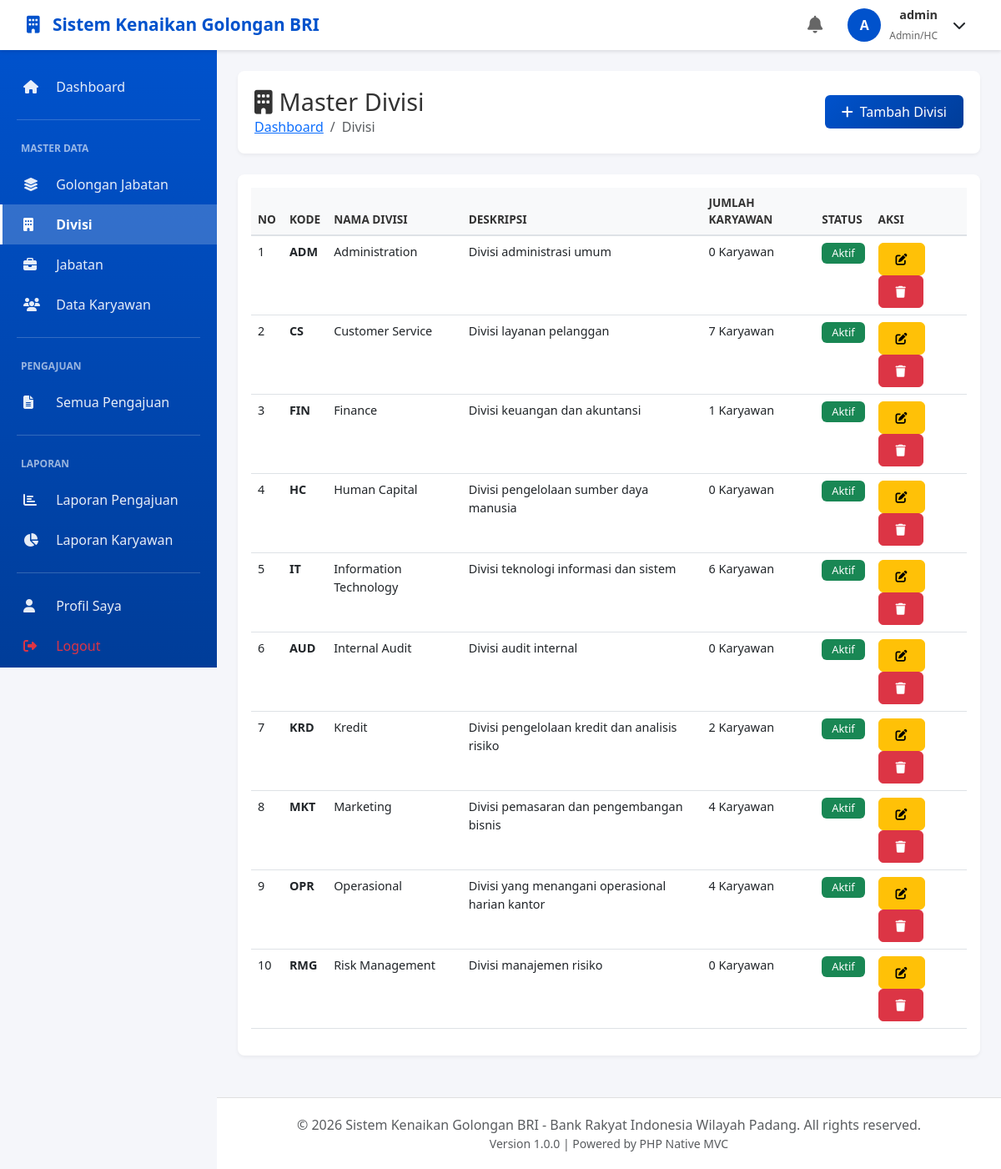
The page /divisi (signed in) on the database its author committed.
### tables this page shows
CREATE TABLE IF NOT EXISTS `divisi` (
  `id_divisi` int NOT NULL AUTO_INCREMENT,
  `kode_divisi` varchar(20) NOT NULL,
  `nama_divisi` varchar(100) NOT NULL,
  `deskripsi` text,
  `is_active` tinyint(1) DEFAULT '1',
  `created_at` timestamp NULL DEFAULT CURRENT_TIMESTAMP,
  `updated_at` timestamp NULL DEFAULT CURRENT_TIMESTAMP ON UPDATE CURRENT_TIMESTAMP,
  PRIMARY KEY (`id_divisi`),
  UNIQUE KEY `kode_divisi` (`kode_divisi`)
);

### app/controllers/DivisiController.php (called while the page is built, shortened)
<?php
class DivisiController extends Controller
{
    private $divisiModel;
    public function __construct()
    {
        $this->divisiModel = $this->model('Divisi');
    }
    public function index()
    {
        $divisi = $this->divisiModel->getWithStats();
        $data = [
            'pageTitle' => 'Master Divisi',
            'currentPage' => 'divisi',
            'divisi' => $divisi
        ];
        $this->view('divisi/index', $data);
    }
}

### core/App.php (called while the page is built, shortened)
<?php
class App
{
    protected $method = 'index';
    public function __construct()
    {
        $url = $this->parseURL();
        if (isset($url[0]) && file_exists('../app/controllers/' . ucfirst($url[0]) . 'Controller.php')) {
            unset($url[0]);
        }
        $this->controller = new $this->controller;
        if (isset($url[1])) {
            if (method_exists($this->controller, $url[1])) {
                $this->method = $url[1];
                unset($url[1]);
            }
        } else {
            if (method_exists($this->controller, 'index')) {
                $this->method = 'index';
            }
        }
        $this->params = $url ? array_values($url) : [];
        call_user_func_array([$this->controller, $this->method], $this->params);
    }
    private function parseURL()
    {
        if (isset($_SERVER['REQUEST_URI'])) {
            $uri = strtok($_SERVER['REQUEST_URI'], '?');
            $url = rtrim($uri, '/');
            $url = filter_var($url, FILTER_SANITIZE_URL);
            $url = explode('/', trim($url, '/'));
            return $url;
        }
        return [];
    }
}

### public/index.php (called while the page is built, shortened)
<?php
require_once '../app/config/Database.php';
require_once '../core/App.php';
require_once '../core/Model.php';
require_once '../app/helpers/Helper.php';
$app = new App();

### app/config/Database.php (called while the page is built, shortened)
<?php
class Database
{
    private static $instance = null;
    private $connection;
    private $host = DB_HOST;
    private $dbname = DB_NAME;
    private $username = DB_USER;
    private $password = DB_PASS;
    private $charset = 'utf8mb4';
    private function __construct()
    {
        $dsn = "mysql:host={$this->host};dbname={$this->dbname};charset={$this->charset}";
        $options = [
            PDO::ATTR_ERRMODE            => PDO::ERRMODE_EXCEPTION,
            PDO::ATTR_DEFAULT_FETCH_MODE => PDO::FETCH_OBJ,
            PDO::ATTR_EMULATE_PREPARES   => false,
            PDO::MYSQL_ATTR_INIT_COMMAND => "SET NAMES {$this->charset}"
        ];
        try {
            $this->connection = new PDO($dsn, $this->username, $this->password, $options);
            $this->applyRuntimeMigrations();
        } catch (PDOException $e) {
            die("Database Connection Failed: " . $e->getMessage());
        }
    }
    private function applyRuntimeMigrations()
    {
        if (!$this->columnExists('pengajuan', 'nilai_kinerja_pengajuan')) {
            $sql = "ALTER TABLE pengajuan
                    ADD COLUMN nilai_kinerja_pengajuan DECIMAL(5,2) NULL
                    AFTER alasan_pengajuan";
            $this->connection->exec($sql);
        }
    }
    private function columnExists($table, $column)
    {
        $table = preg_replace('/[^a-zA-Z0-9_]/', '', $table);
        $column = preg_replace('/[^a-zA-Z0-9_]/', '', $column);
        $sql = "SHOW COLUMNS FROM `{$table}` LIKE '{$column}'";
        $stmt = $this->connection->query($sql);
        return $stmt->fetch(PDO::FETCH_ASSOC) !== false;
    }
    public static function getInstance()
    {
        if (self::$instance === null) {
            self::$instance = new self();
        }
        return self::$instance;
    }
}

### core/Model.php (called while the page is built, shortened)
<?php
class Model
{
    public function __construct()
    {
        $this->db = Database::getInstance()->getConnection();
    }
}

### app/models/Divisi.php (called while the page is built, shortened)
<?php
class Divisi extends Model
{
    protected $table = 'divisi';
    public function getWithStats()
    {
        $sql = "SELECT d.*,
                COUNT(p.id_pekerja) as jumlah_pekerja
                FROM {$this->table} d
                LEFT JOIN pekerja p ON d.id_divisi = p.id_divisi
                    AND p.status_kepegawaian = 'aktif'
                GROUP BY d.id_divisi
                ORDER BY d.nama_divisi ASC";
        $stmt = $this->db->prepare($sql);
        $stmt->execute();
        return $stmt->fetchAll(PDO::FETCH_OBJ);
    }
}

### app/helpers/Helper.php (called while the page is built, shortened)
<?php
class Helper
{
    public static function escape($string)
    {
        return htmlspecialchars($string, ENT_QUOTES, 'UTF-8');
    }
    public static function truncate($text, $length = 100, $suffix = '...')
    {
        return $text;
    }
}

### app/views/divisi/index.php (the view, shortened to what this page needs)
<div class="content-header">
    <div class="d-flex justify-content-between align-items-center">
        <div>
            <h1><i class="fas fa-building me-2"></i>Master Divisi</h1>
            <nav aria-label="breadcrumb">
                <ol class="breadcrumb">
                    <li class="breadcrumb-item"><a href="<?= BASE_URL ?>/dashboard">Dashboard</a></li>
                    <li class="breadcrumb-item active">Divisi</li>
                </ol>
            </nav>
        </div>
        <div>
            <a href="<?= BASE_URL ?>/divisi/create" class="btn btn-primary">
                <i class="fas fa-plus me-2"></i>Tambah Divisi
            </a>
        </div>
    </div>
</div>
<div class="card">
    <div class="card-body">
        <div class="table-responsive">
            <table class="table table-hover" id="divisiTable">
                <thead>
                    <tr>
                        <th>No</th>
                        <th>Kode</th>
                        <th>Nama Divisi</th>
                        <th>Deskripsi</th>
                        <th>Jumlah Karyawan</th>
                        <th>Status</th>
                        <th>Aksi</th>
                    </tr>
                </thead>
                <tbody>
                    <?php if (!empty($divisi)): ?>
                        <?php $no = 1; foreach ($divisi as $row): ?>
                            <tr>
                                <td><?= $no++ ?></td>
                                <td><strong><?= Helper::escape($row->kode_divisi) ?></strong></td>
                                <td><?= Helper::escape($row->nama_divisi) ?></td>
                                <td><?= Helper::truncate($row->deskripsi ?? '-', 50) ?></td>
                                <td><?= $row->jumlah_pekerja ?? 0 ?> Karyawan</td>
                                <td>
                                    <?php if ($row->is_active): ?>
                                        <span class="badge bg-success">Aktif</span>
                                    <?php else: ?>
                                        <span class="badge bg-secondary">Nonaktif</span>
                                    <?php endif; ?>
                                </td>
                                <td>
                                    <a href="<?= BASE_URL ?>/divisi/edit/<?= $row->id_divisi ?>"
                                       class="btn btn-sm btn-warning">
                                        <i class="fas fa-edit"></i>
                                    </a>
                                    <a href="<?= BASE_URL ?>/divisi/delete/<?= $row->id_divisi ?>"
                                       class="btn btn-sm btn-danger btn-delete"
                                       onclick="return confirm('Apakah Anda yakin ingin menghapus divisi ini?')">
                                        <i class="fas fa-trash"></i>
                                    </a>
                                </td>
                            </tr>
                        <?php endforeach; ?>
                    <?php else: ?>
                        <tr>
                            <td colspan="7" class="text-center">Belum ada data divisi</td>
                        </tr>
                    <?php endif; ?>
                </tbody>
            </table>
        </div>
    </div>
</div>

### public/assets/css/style.css (style rules this page uses)
.btn { border-radius: 6px; padding: 8px 20px; font-weight: 500; transition: all 0.3s; }
.btn-primary { background: linear-gradient(135deg, #0052CC 0%, #003D99 100%); border: none; }
.table { font-size: 0.9rem; }
.table thead th { background: #f8f9fa; color: #333; font-weight: 600; border-bottom: 2px solid #dee2e6; text-transform: uppercase; font-size: 0.85rem; }
.badge { padding: 6px 12px; font-weight: 500; font-size: 0.8rem; }

### app/views/layouts/header.php (style rules this page uses)
:root { --primary-color: #0052CC; --secondary-color: #003D99; --sidebar-width: 260px; --navbar-height: 60px; }
body { font-family: 'Segoe UI', Tahoma, Geneva, Verdana, sans-serif; background-color: #f5f6fa; }
.content-header { background: white; border-radius: 8px; padding: 20px; margin-bottom: 25px; box-shadow: 0 2px 4px rgba(0,0,0,0.05); }
.content-header h1 { font-size: 1.8rem; margin: 0; color: #333; }
.breadcrumb { margin: 0; padding: 0; background: none; }
.card { border: none; border-radius: 8px; box-shadow: 0 2px 4px rgba(0,0,0,0.05); margin-bottom: 25px; }

### rows shown on the page
divisi: kode_divisi "ADM", nama_divisi "Administration", deskripsi "Divisi administrasi umum", jumlah_pekerja "0", is_active "Aktif"
divisi: kode_divisi "CS", nama_divisi "Customer Service", deskripsi "Divisi layanan pelanggan", jumlah_pekerja "7", is_active "Aktif"
divisi: kode_divisi "FIN", nama_divisi "Finance", deskripsi "Divisi keuangan dan akuntansi", jumlah_pekerja "1", is_active "Aktif"
divisi: kode_divisi "HC", nama_divisi "Human Capital", deskripsi "Divisi pengelolaan sumber daya manusia", jumlah_pekerja "0", is_active "Aktif"
divisi: kode_divisi "IT", nama_divisi "Information Technology", deskripsi "Divisi teknologi informasi dan sistem", jumlah_pekerja "6", is_active "Aktif"
divisi: kode_divisi "AUD", nama_divisi "Internal Audit", deskripsi "Divisi audit internal", jumlah_pekerja "0", is_active "Aktif"
divisi: kode_divisi "KRD", nama_divisi "Kredit", deskripsi "Divisi pengelolaan kredit dan analisis risiko", jumlah_pekerja "2", is_active "Aktif"
divisi: kode_divisi "MKT", nama_divisi "Marketing", deskripsi "Divisi pemasaran dan pengembangan bisnis", jumlah_pekerja "4", is_active "Aktif"
divisi: kode_divisi "OPR", nama_divisi "Operasional", deskripsi "Divisi yang menangani operasional harian kantor", jumlah_pekerja "4", is_active "Aktif"
divisi: kode_divisi "RMG", nama_divisi "Risk Management", deskripsi "Divisi manajemen risiko", jumlah_pekerja "0", is_active "Aktif"

### other values the page prints
APP_NAME "Sistem Kenaikan Golongan BRI"
substr(Session::get('nama_lengkap', Session::get('username')), 0, 1) "A"
Helper::escape(Session::get('nama_lengkap', Session::get('username'))) "admin"
Helper::getRoleLabel(Session::getRole()) "Admin/HC"
APP_VERSION "1.0.0"
